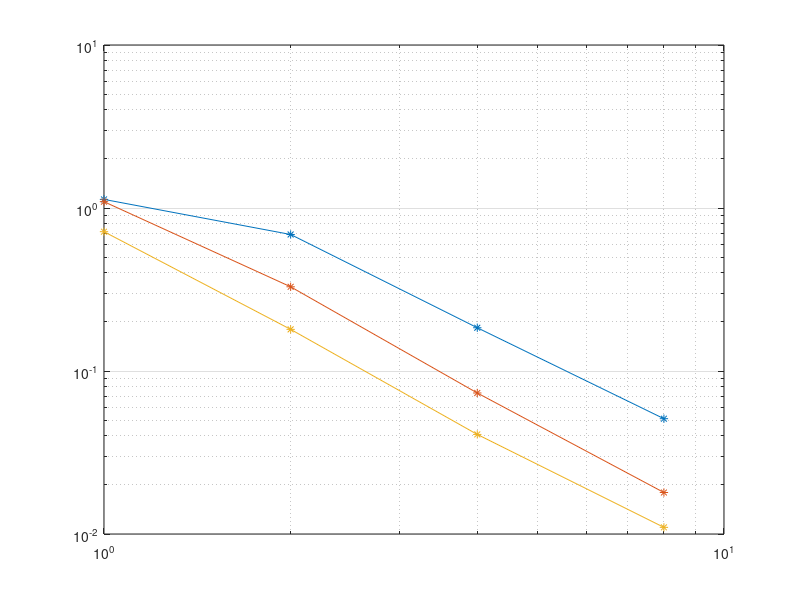

Reproduce this figure in MATLAB.
close all;
clear all;

%% l2 [Mesh][Order]

%% [Sin(10x), Sin(10y), Sin(10z)]


l2 = zeros(4, 3);

%% log_0_*
l2(0 + 1, 1) = +1.129215e+00;
l2(0 + 1, 2) = +1.093244e+00;
l2(0 + 1, 3) = +7.155403e-01;
%l2(0 + 1, 4) = +3.921722e-01;
%l2(0 + 1, 5) = +3.459258e-01;

%% log_1_*
l2(1 + 1, 1) = +6.879060e-01;
l2(1 + 1, 2) = +3.285652e-01;
l2(1 + 1, 3) = +1.800688e-01;
%l2(1 + 1, 4) = +1.132271e-01;
%l2(1 + 1, 5) = +8.515249e-02;

%% log_2_*
l2(2 + 1, 1) = +1.842323e-01;
l2(2 + 1, 2) = +7.331004e-02;
l2(2 + 1, 3) = +4.082318e-02;
%l2(2 + 1, 4) = +2.849367e-02;

%% log_3_*
l2(3 + 1, 1) = +5.097941e-02;
l2(3 + 1, 2) = +1.796874e-02;
l2(3 + 1, 3) = +1.098481e-02;

%% log_4_*
%l2(4 + 1, 1) = +1.275088e-02;
%l2(4 + 1, 2) = +4.456750e-03;


h = [1, 1/2, 1/4, 1/8];% 1/16];
p = [1:3];

P = size(p, 2);
H = size(h, 2);

delta = zeros(H - 1, P);

for i = 1:H-1
    delta(i, :) = ...
        (log10(l2(i + 1, :)) - log10(l2(i, :))) / ...
        (log10(1/h(i + 1))   - log10(1/h(i)));
end

delta'

figure;
loglog(1./h, l2, '-*');
grid;
